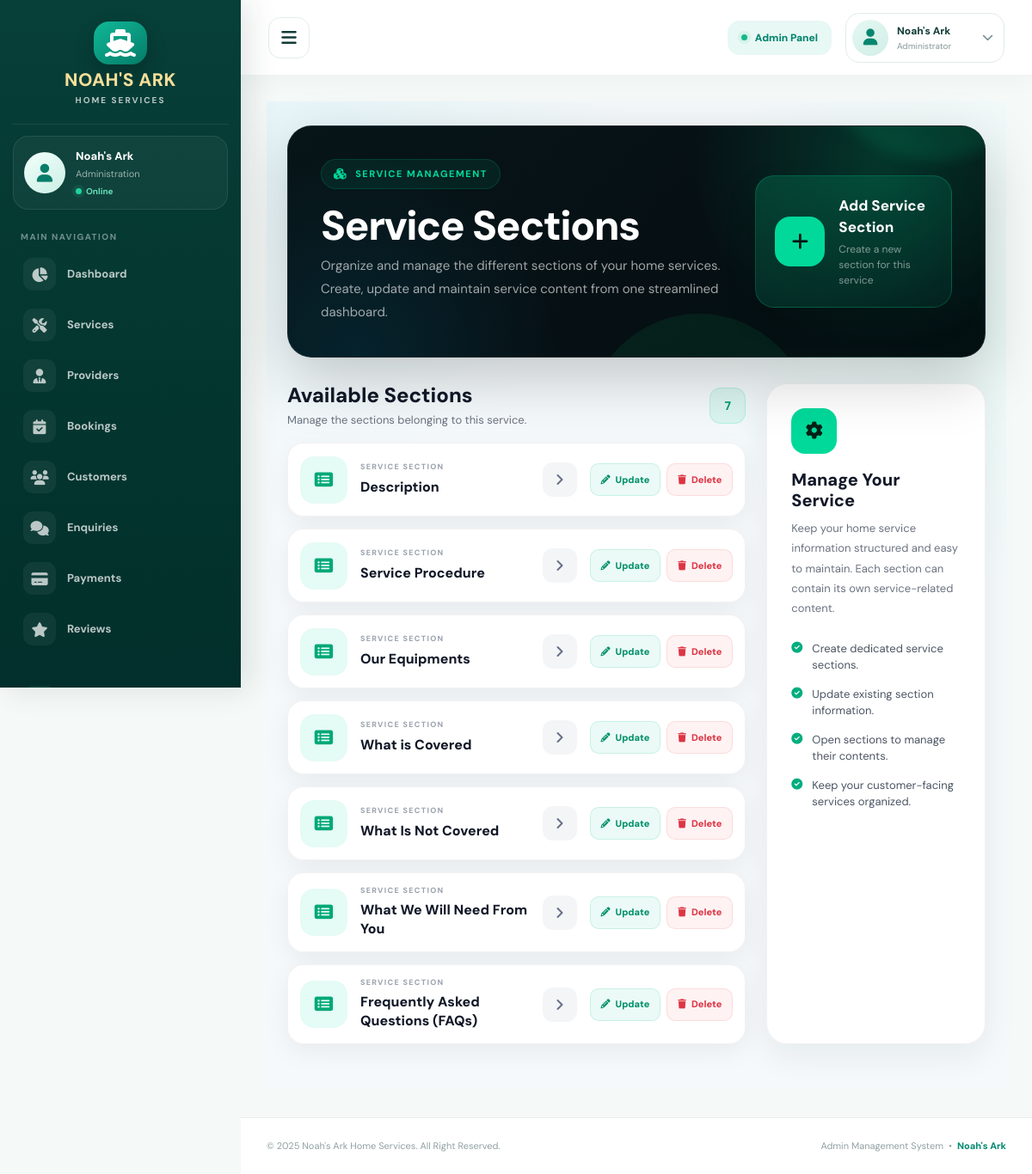
The page /admin_service_section/Kitchen Cleaning on the database its author committed.
### app/models.py (models this page shows)
class ServiceSection(models.Model):
    service = models.ForeignKey(Service, on_delete=models.CASCADE, related_name='sections')
    title = models.CharField(max_length=150)

### app/views.py (the view, shortened to what this page needs)
# urls.py: path('admin_service_section/<str:name>', views.admin_service_section,name='admin_service_section'),
def admin_service_section(request, name):
    context = {}
    service = Service.objects.get(service_name=name)
    sections = ServiceSection.objects.filter(service=service)
    context['title'] = sections
    context['data'] = service
    return render(request, 'admin_page/admin_service_section.html', context)

### app/models.py (called while the page is built)
    def __str__(self):
        return self.service_name

### app/templates/admin_page/admin_service_section.html (shortened to what this page needs)
{% extends 'admin_page/base.html' %}
{% load static %}
{% block content %}
<div class="nas601-page">
    <div class="nas602-container">
        <section class="nas603-hero">
            <div class="row align-items-center nas604-hero-grid">
                <div class="col-lg-8">
                    <span class="nas605-eyebrow">
                        <i class="fa fa-cubes"></i>
                        Service Management
                    </span>
                    <h1 class="nas606-title">
                        Service Sections
                    </h1>
                    <p class="nas607-description">
                        Organize and manage the different sections of your
                        home services. Create, update and maintain service
                        content from one streamlined dashboard.
                    </p>
                </div>
                <div class="col-lg-4">
                    <div class="nas608-hero-action">
                        <button
                            type="button"
                            class="nas609-add-button"
                            data-bs-toggle="modal"
                            data-bs-target="#nas641AddSectionModal"
                        >
                            <span class="nas610-add-icon">
                                <i class="fa fa-plus"></i>
                            </span>
                            <span class="nas611-add-content">
                                <span class="nas612-add-heading">
                                    Add Service Section
                                </span>
                                <span class="nas613-add-subtitle">
                                    Create a new section for this service
                                </span>
                            </span>
                        </button>
                    </div>
                </div>
            </div>
        </section>
        <div class="row nas614-content-row">
            <div class="col-xl-8 col-lg-7">
                <div class="nas615-section-header">
                    <div>
                        <h2 class="nas616-section-heading">
                            Available Sections
                        </h2>
                        <p class="nas617-section-subtitle">
                            Manage the sections belonging to this service.
                        </p>
                    </div>
                    <span class="nas618-count">
                        {{ title|length }}
                    </span>
                </div>
                <div class="nas619-list">
                    {% for i in title %}
                        {% if i.service == data %}
                            <div class="nas620-card">
                                <div class="nas621-icon">
                                    <i class="fa fa-list-alt"></i>
                                </div>
                                <div class="nas622-info">
                                    <span class="nas623-label">
                                        Service Section
                                    </span>
                                    <a
    href="{% url 'admin_section_contents' id=i.id %}"
    class="nas624-title"
>
    {{ i.title }}
</a>
                                </div>
                               <a
    href="{% url 'admin_section_contents' id=i.id %}"
    class="nas625-open"
    title="Open Section"
>
    <i class="fa fa-angle-right"></i>
</a>
                                {% include 'admin_page/admin_service_section_update.html' %}
                            </div>
                        {% endif %}
                    {% endfor %}
                </div>
            </div>
            <div class="col-xl-4 col-lg-5">
                <div class="nas630-side-card">
                    <div class="nas631-side-icon">
                        <i class="fa fa-cog"></i>
                    </div>
                    <h3 class="nas632-side-title">
                        Manage Your Service
                    </h3>
                    <p class="nas633-side-text">
                        Keep your home service information structured and
                        easy to maintain. Each section can contain its own
                        service-related content.
                    </p>
                    <div class="nas634-tips">
                        <div class="nas635-tip">
                            <i class="fa fa-check-circle"></i>
                            <span>Create dedicated service sections.</span>
                        </div>
                        <div class="nas635-tip">
                            <i class="fa fa-check-circle"></i>
                            <span>Update existing section information.</span>
                        </div>
                        <div class="nas635-tip">
                            <i class="fa fa-check-circle"></i>
                            <span>Open sections to manage their contents.</span>
                        </div>
                        <div class="nas635-tip">
                            <i class="fa fa-check-circle"></i>
                            <span>Keep your customer-facing services organized.</span>
                        </div>
                    </div>
                </div>
            </div>
        </div>
    </div>
</div>
{% endblock %}

### app/templates/admin_page/admin_service_section_update.html
<div class="nas661-actions">
    <button
        type="button"
        class="nas662-action nas663-update-trigger"
        data-bs-toggle="modal"
        data-bs-target="#nas642UpdateSectionModal"
        data-section-id="{{ i.id }}"
        data-section-title="{{ i.title|escapejs }}"
        title="Update Section"
    >
        <i class="fa fa-pencil"></i>
        <span>Update</span>
    </button>
    <button
        type="button"
        class="nas662-action nas664-delete-trigger"
        data-bs-toggle="modal"
        data-bs-target="#nas643DeleteSectionModal"
        data-section-id="{{ i.id }}"
        data-section-title="{{ i.title|escapejs }}"
        title="Delete Section"
    >
        <i class="fa fa-trash"></i>
        <span>Delete</span>
    </button>
</div>

### app/static/admin_page/css/admin_style.css (style rules this page uses)
:root { --naad-01-dark: #063d37; --naad-02-dark-deep: #032f2b; --naad-03-primary: #079b80; --naad-04-primary-light: #10b995; --naad-05-primary-soft: #e3f8f2; --naad-06-text: #123b38; --naad-07-muted: #829496; --naad-08-border: #e8eeee; --naad-09-background: #f5f9f8; --naad-10-white: #ffffff; --naad-11-sidebar: 270px; --naad-12-navbar: 88px; }
* { box-sizing: border-box; }
html { scroll-behavior: smooth; }
body { margin: 0; padding: 0; font-family: "DM Sans", Arial, sans-serif; color: var(--naad-06-text); background: var(--naad-09-background); overflow-x: hidden; }
a { text-decoration: none; }
button, a { -webkit-tap-highlight-color: transparent; }

### rows shown on the page
ServiceSection: title "Description"
ServiceSection: title "Service Procedure"
ServiceSection: title "Our Equipments"
ServiceSection: title "What is Covered"
ServiceSection: title "What Is Not Covered"
ServiceSection: title "What We Will Need From You"
ServiceSection: title "Frequently Asked Questions (FAQs)"

### other values the page prints
{{ title|length }} "7"
